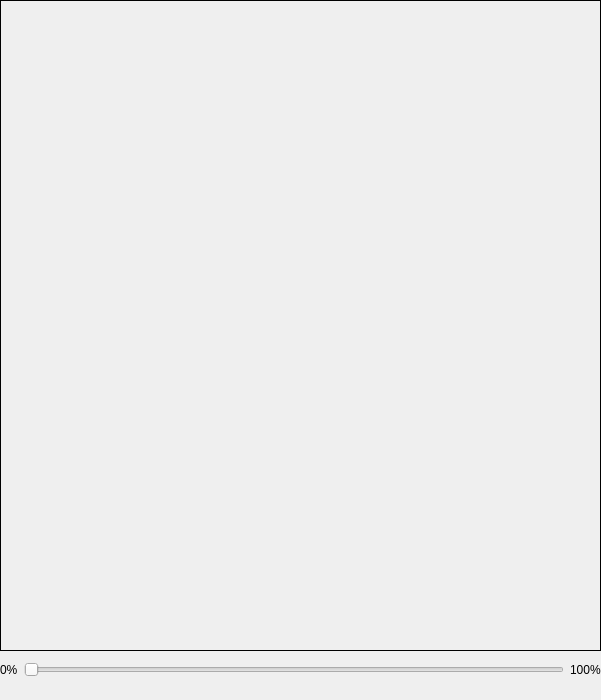
<?xml version="1.0" encoding="UTF-8"?>
<ui version="4.0">
 <class>mainWindow</class>
 <widget class="QMainWindow" name="mainWindow">
  <property name="geometry">
   <rect>
    <x>0</x>
    <y>0</y>
    <width>601</width>
    <height>700</height>
   </rect>
  </property>
  <property name="sizePolicy">
   <sizepolicy hsizetype="Preferred" vsizetype="Preferred">
    <horstretch>0</horstretch>
    <verstretch>0</verstretch>
   </sizepolicy>
  </property>
  <property name="windowTitle">
   <string>Обработчик изображений</string>
  </property>
  <widget class="QWidget" name="centralwidget">
   <widget class="QLabel" name="image_label">
    <property name="geometry">
     <rect>
      <x>0</x>
      <y>0</y>
      <width>601</width>
      <height>651</height>
     </rect>
    </property>
    <property name="minimumSize">
     <size>
      <width>400</width>
      <height>400</height>
     </size>
    </property>
    <property name="styleSheet">
     <string notr="true">border: 1px solid black;</string>
    </property>
    <property name="text">
     <string/>
    </property>
    <property name="alignment">
     <set>Qt::AlignCenter</set>
    </property>
   </widget>
   <widget class="QWidget" name="horizontalLayoutWidget">
    <property name="geometry">
     <rect>
      <x>0</x>
      <y>649</y>
      <width>601</width>
      <height>41</height>
     </rect>
    </property>
    <layout class="QHBoxLayout" name="horizontalLayout">
     <item>
      <widget class="QLabel" name="lb">
       <property name="text">
        <string>0%</string>
       </property>
      </widget>
     </item>
     <item>
      <widget class="QSlider" name="slider">
       <property name="orientation">
        <enum>Qt::Horizontal</enum>
       </property>
      </widget>
     </item>
     <item>
      <widget class="QLabel" name="lb1">
       <property name="text">
        <string>100%</string>
       </property>
      </widget>
     </item>
    </layout>
   </widget>
  </widget>
 </widget>
 <resources/>
 <connections/>
</ui>
